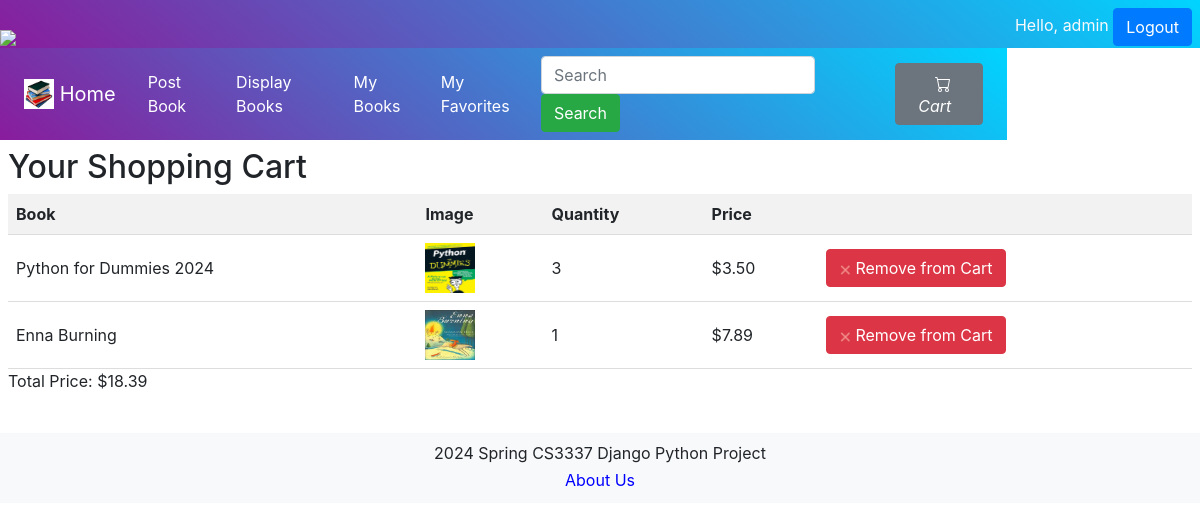
The app's page /cart (signed in) with its own data.
### bookMng/models.py (models this page shows, shortened)
class MainMenu(models.Model):
    item = models.CharField(max_length=200, unique=True)
    link = models.CharField(max_length=200, unique=True)

class CartItem(models.Model):
    book = models.ForeignKey('Book', on_delete=models.CASCADE)
    quantity = models.IntegerField(default=0)
    user = models.ForeignKey(User, on_delete=models.CASCADE)

class Book(models.Model):
    name = models.CharField(max_length=200)
    web = models.URLField(max_length=300)
    price = models.DecimalField(decimal_places=2, max_digits=8)
    publishdate = models.DateField(auto_now=True)
    picture = models.FileField(upload_to='bookEx/static/uploads')
    pic_path = models.CharField(max_length=300, editable=False, blank=True)
    username = models.ForeignKey(User, blank=True, null=True, on_delete=models.CASCADE)

### bookMng/views.py (the view)
# urls.py: path('cart', views.view_cart, name='cart'),
def view_cart(request):
    cart_items = CartItem.objects.filter(user=request.user)
    total_price = sum(item.book.price * item.quantity for item in cart_items)
    for c in cart_items:
        c.book.pic_path = c.book.picture.url[14:]
    return render(request, 'bookMng/shopping_cart_summary.html',
                  {'cart_items': cart_items,
                   'total_price': total_price,
                   'item_list': MainMenu.objects.all(),
                   })

### bookEx/templates/bookMng/shopping_cart_summary.html (shortened to what this page needs)
{% extends "base.html" %}
{% load static %}
{% block content %}
<h2>Your Shopping Cart</h2>
<table>
  <thead>
    <tr>
      <th>Book</th>
      <th>Image</th>
      <th>Quantity</th>
      <th>Price</th>
      <th> </th>
    </tr>
  </thead>
  <tbody>
    {% for item in cart_items %}
      <tr>
        <td>{{ item.book.name }}</td>
        <td><img src="{% static item.book.pic_path %}" height="50" width="50"></td>
        <td>{{ item.quantity }}</td>
        <td>${{ item.book.price }}</td>
        <td>
          <form method="post" action="{% url 'remove_from_cart' item.id %}">
        <button class="btn btn-large btn-danger" type="submit"> <img src="{% static 'red_x.png' %}" height="12"> Remove from Cart</button>
      </form>
        </td>
      </tr>
    {% endfor %}
  </tbody>
</table>
<p>Total Price: ${{ total_price }}</p>
{% endblock content %}

### bookEx/templates/base.html (shortened to what this page needs)
{% load static %}
<!DOCTYPE html>
<html lang="en">
    <head>
        <link href="https://stackpath.bootstrapcdn.com/bootstrap/4.3.1/css/bootstrap.min.css" rel="stylesheet">
        <link href="{% static 'main.css' %}" rel="stylesheet" type="text/css">
        <link rel="stylesheet" href="https://cdnjs.cloudflare.com/ajax/libs/font-awesome/4.7.0/css/font-awesome.min.css">
    </head>
    <body>
        <div class="w-auto h-100 container-fluid p-0">
            <header class="header header-dark bg-dark text-light gradient-custom">
                <span class="float-right p-2">
                    {% if user.is_authenticated  %}
                        <form method="post" action="{% url 'logout' %}?next=/">
                            Hello, {{ user.username }}
                            <button type="submit" class="btn btn-primary">Logout</button>
                        </form>
                    {% else %}
                        {% block login_check %}
                            Have an account? <a href="/login?next=/" class="btn btn-primary">Login</a>
                        {% endblock login_check %}
                    {% endif %}
                </span>
                <br>
                <img src="{% static 'banner.jpg' %}" class="img-fluid"/>
            </header>
                {% if user.is_authenticated  %}
                    <nav class="navbar navbar-expand-lg navbar-dark bg-dark gradient-custom">
                        <a class="navbar-brand" href="/">
                            <img src="{% static 'logo.jpg' %}" width="30" height="30" class="d-inline-block align-top" alt="">
                                Home
                        </a>
                        <div class="collapse navbar-collapse" id="navText">
                            <ul class="navbar-nav mr-auto mt-2 mt-lg-0">
                                {% for items in item_list %}
                                    {% if items.item != "Home" %}
                                    <li class="nav-item active">
                                        <a class="nav-link" href="{{ items.link }}"> {{ items.item }}</a>
                                    </li>
                                    {% endif %}
                                {% endfor %}
                            </ul>
                            <form class="form-inline">
                                <input class="form-control mr-sm-2" type="search" placeholder="Search" aria-label="Search" name="search">
                                <button class="btn btn-success my-2 my-sm-0" type="submit" formaction="{% url 'search' %}">Search</button>
                            </form>
                            <a href ="/cart" class="mx-2 btn btn-secondary">
                                <i class="bi bi-cart px-2">Cart</i>
                            </a>
                        </div>
                    </nav>
                {% endif%}
            <section class="main p-2">
                {% block content %}{% endblock content %}
            </section>
            <footer class="footer text-center mt-3 py-2 bg-light">
                <div class="container">
                  <span class="text-body-secondary">2024 Spring CS3337 Django Python Project</span> <br>
                    <a href="/aboutus">About Us</a>
                </div>
              </footer>
        </div>
    </body>
</html>

### bookEx/static/main.css (style rules this page uses)
.gradient-custom { background: rgb(2,0,36); background: rgb(137,28,156); background: -moz-linear-gradient(39deg, rgba(137,28,156,1) 0%, rgba(0,212,255,1) 100%); background: -webkit-linear-gradient(39deg, rgba(137,28,156,1) 0%, rgba(0,212,255,1) 100%); background: linear-gradient(39deg, rgba(137,28,156,1) 0%, rgba(0,212,255,1) 100%); filter: progid:DXImageTransform.Microsoft.gradient(startColorstr="#891c9c",endColorstr="#00d4ff",GradientType=1); }
a { color: blue; display: inline-block; padding: 3px 8px; }
li { display: inline-block; }

### bookEx/templates/bookMng/shopping_cart_summary.html (style rules this page uses)
table { border-collapse: collapse; width: 100%; }
th, td { padding: 8px; text-align: left; border-bottom: 1px solid #ddd; }
th { background-color: #f2f2f2; }

### records on screen
MainMenu: item "Post Book"
MainMenu: item "Display Books"
MainMenu: item "My Books"
MainMenu: item "My Favorites"
CartItem: book.name "Python for Dummies 2024", quantity "3", book.price "3.50"
CartItem: book.name "Enna Burning", quantity "1", book.price "7.89"

### other values on screen
{{ user.username }} "admin"
{{ total_price }} "18.39"
